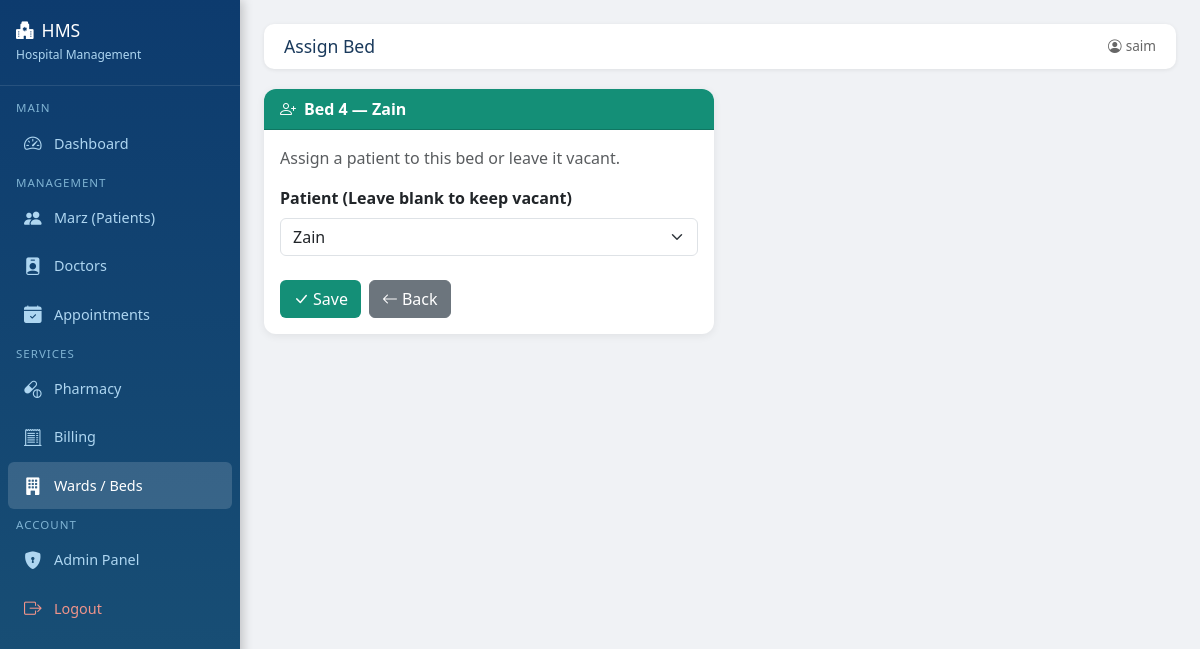
Page /wards/beds/assign/1/ (signed in) on the committed database.
### wards/models.py (models this page shows, shortened)
class Bed(models.Model):
    ward     = models.ForeignKey(Ward, on_delete=models.CASCADE)
    bed_no   = models.CharField(max_length=10)
    patient  = models.ForeignKey(Patient, on_delete=models.SET_NULL, null=True, blank=True)
    occupied = models.BooleanField(default=False)
    class Meta:
        ordering = ['ward', 'bed_no']

class Ward(models.Model):
    name     = models.CharField(max_length=50)
    capacity = models.IntegerField()

### patients/models.py (models this page shows, shortened)
class Patient(models.Model):
    BLOOD_GROUPS = [
        ('A+','A+'), ('A-','A-'), ('B+','B+'), ('B-','B-'),
        ('O+','O+'), ('O-','O-'), ('AB+','AB+'), ('AB-','AB-'),
    ]
    GENDER_CHOICES = [('Male','Male'), ('Female','Female'), ('Other','Other')]
    name        = models.CharField(max_length=100)
    age         = models.IntegerField()
    gender      = models.CharField(max_length=10, choices=GENDER_CHOICES)
    phone       = models.CharField(max_length=15)
    address     = models.TextField()
    blood_group = models.CharField(max_length=5, choices=BLOOD_GROUPS)
    registered  = models.DateTimeField(auto_now_add=True)
    class Meta:
        ordering = ['-registered']

### wards/views.py (the view, shortened to what this page needs)
# urls.py: path('beds/assign/<int:pk>/', views.assign_bed, name='assign_bed'),
@login_required
def assign_bed(request, pk):
    bed = get_object_or_404(Bed, pk=pk)
    return render(request, 'wards/assign.html', {
        'bed': bed,
        'patients': Patient.objects.all(),
    })

### templates/wards/assign.html (shortened to what this page needs)
{% extends 'base.html' %}
{% block page_title %}Assign Bed{% endblock %}
{% block content %}
<div class="card" style="max-width:450px;">
    <div class="card-header text-white" style="background:#148f77;">
        <i class="bi bi-person-plus me-2"></i>Bed {{ bed.bed_no }} — {{ bed.ward.name }}
    </div>
    <div class="card-body">
        <p class="text-muted">Assign a patient to this bed or leave it vacant.</p>
        <form method="post">
            <div class="mb-4">
                <label class="form-label fw-semibold">Patient (Leave blank to keep vacant)</label>
                <select name="patient" class="form-select">
                    {% for p in patients %}
                    <option value="{{ p.id }}" {% if bed.patient_id == p.id %}selected{% endif %}>{{ p.name }}</option>
                    {% endfor %}
                </select>
            </div>
            <div class="d-flex gap-2">
                <button type="submit" class="btn text-white" style="background:#148f77;"><i class="bi bi-check-lg me-1"></i>Save</button>
                <a href="{% url 'bed_list' %}" class="btn btn-secondary"><i class="bi bi-arrow-left me-1"></i>Back</a>
            </div>
        </form>
    </div>
</div>
{% endblock %}

### templates/base.html (shortened to what this page needs)
<!DOCTYPE html>
<html lang="ur" dir="ltr">
<head>
    <link href="https://cdn.jsdelivr.net/npm/bootstrap@5.3.0/dist/css/bootstrap.min.css" rel="stylesheet">
    <link href="https://cdn.jsdelivr.net/npm/bootstrap-icons@1.11.0/font/bootstrap-icons.css" rel="stylesheet">
</head>
<body>
<div class="sidebar">
    <div class="brand">
        <h5><i class="bi bi-hospital-fill me-2"></i>HMS</h5>
        <small>Hospital Management</small>
    </div>
    <nav class="mt-2">
        <span class="nav-section">Main</span>
        <a href="/" class="{% if request.path == '/' %}active{% endif %}">
            <i class="bi bi-speedometer2"></i> Dashboard
        </a>
        <span class="nav-section">Management</span>
        <a href="/patients/" class="{% if '/patients/' in request.path %}active{% endif %}">
            <i class="bi bi-people-fill"></i> Marz (Patients)
        </a>
        <a href="/doctors/" class="{% if '/doctors/' in request.path %}active{% endif %}">
            <i class="bi bi-person-badge-fill"></i> Doctors
        </a>
        <a href="/appointments/" class="{% if '/appointments/' in request.path %}active{% endif %}">
            <i class="bi bi-calendar-check-fill"></i> Appointments
        </a>
        <span class="nav-section">Services</span>
        <a href="/pharmacy/" class="{% if '/pharmacy/' in request.path %}active{% endif %}">
            <i class="bi bi-capsule-pill"></i> Pharmacy
        </a>
        <a href="/billing/" class="{% if '/billing/' in request.path %}active{% endif %}">
            <i class="bi bi-receipt-cutoff"></i> Billing
        </a>
        <a href="/wards/" class="{% if '/wards/' in request.path %}active{% endif %}">
            <i class="bi bi-building-fill"></i> Wards / Beds
        </a>
        <span class="nav-section">Account</span>
        <a href="/admin/" target="_blank">
            <i class="bi bi-shield-lock-fill"></i> Admin Panel
        </a>
        <a href="/logout/" style="color: #f1948a;">
            <i class="bi bi-box-arrow-right"></i> Logout
        </a>
    </nav>
</div>
<div class="main-content">
    <div class="topbar">
        <h4>{% block page_title %}Dashboard{% endblock %}</h4>
        <span style="color:#666; font-size:0.85rem;">
            <i class="bi bi-person-circle me-1"></i>{{ request.user.username }}
        </span>
    </div>
    {% block content %}{% endblock %}
</div>
</body>
</html>

### templates/base.html (style rules this page uses)
body { background: #f0f2f5; font-family: 'Segoe UI', sans-serif; }
.sidebar { width: 240px; min-height: 100vh; background: linear-gradient(180deg, #0d3b6e 0%, #1a5276 100%); color: white; position: fixed; top: 0; left: 0; z-index: 100; box-shadow: 3px 0 10px rgba(0,0,0,0.2); }
.sidebar .brand { padding: 20px 16px; border-bottom: 1px solid rgba(255,255,255,0.1); }
.sidebar .brand h5 { color: #fff; font-size: 1.1rem; margin: 0; }
.sidebar .brand small { color: #aed6f1; font-size: 0.75rem; }
.sidebar nav a { display: flex; align-items: center; gap: 10px; padding: 10px 16px; color: #aed6f1; text-decoration: none; font-size: 0.9rem; border-radius: 6px; margin: 2px 8px; transition: all 0.2s; }
.sidebar nav a:hover, .sidebar nav a.active { background: rgba(255,255,255,0.15); color: #fff; }
.sidebar nav a i { font-size: 1.1rem; width: 20px; }
.sidebar .nav-section { padding: 8px 16px 4px; color: #7fb3d3; font-size: 0.72rem; text-transform: uppercase; letter-spacing: 1px; }
.main-content { margin-left: 240px; padding: 24px; min-height: 100vh; }
.topbar { background: white; padding: 12px 20px; border-radius: 10px; margin-bottom: 20px; box-shadow: 0 1px 4px rgba(0,0,0,0.08); display: flex; justify-content: space-between; align-items: center; }
.topbar h4 { margin: 0; font-size: 1.1rem; color: #1a3a5c; }
.card { border: none; border-radius: 12px; box-shadow: 0 2px 8px rgba(0,0,0,0.07); }
.card-header { border-radius: 12px 12px 0 0 !important; font-weight: 600; }

### rows in the picture
Bed: bed_no "4", ward.name "Zain", patient "Zain"

### other values in the picture
{{ request.user.username }} "saim"
